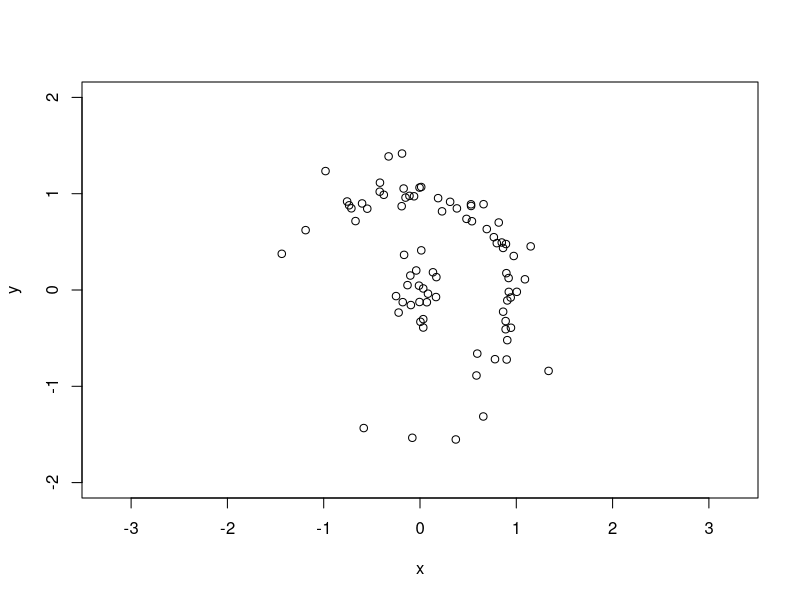
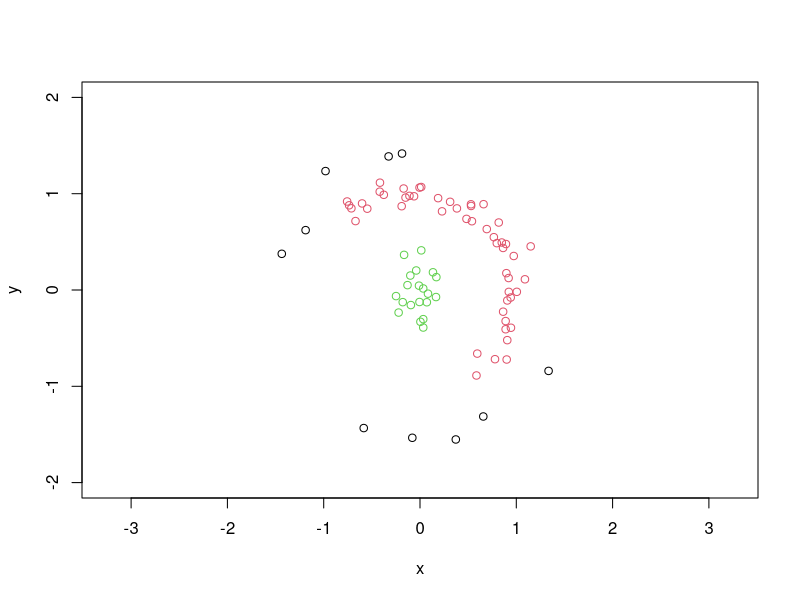
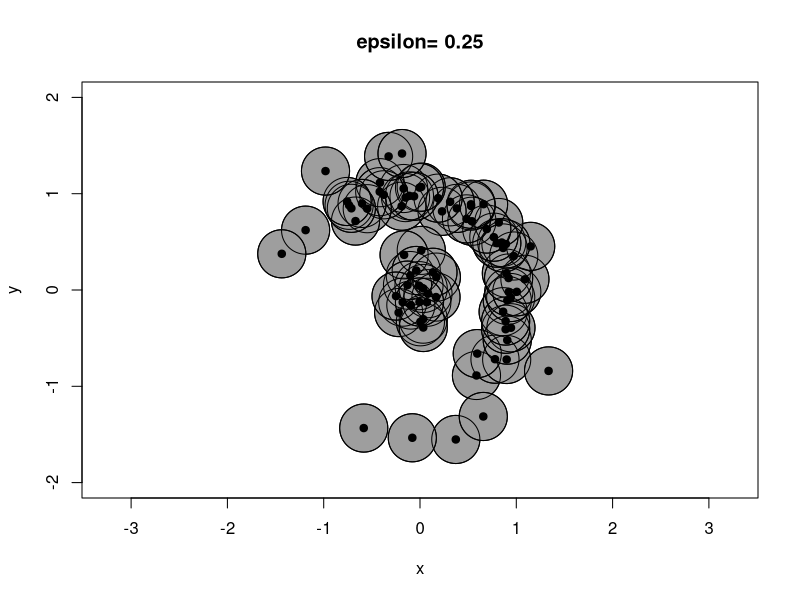
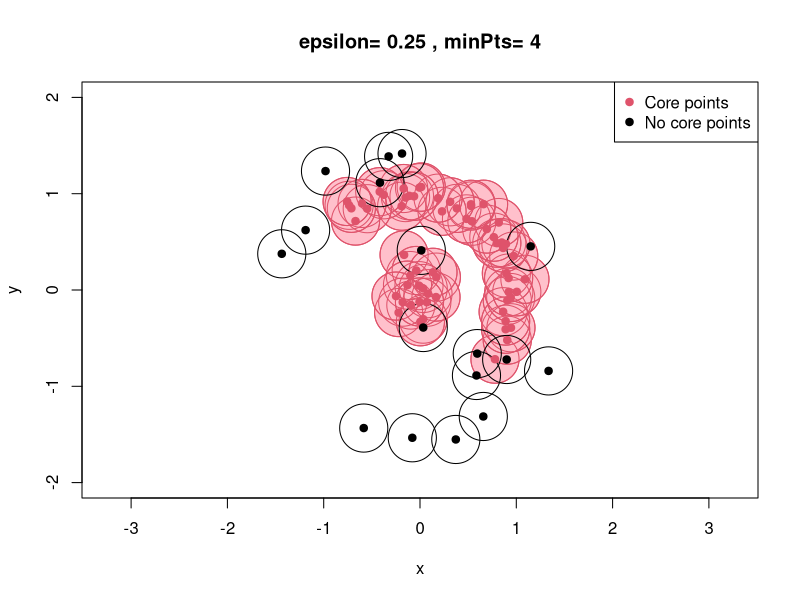
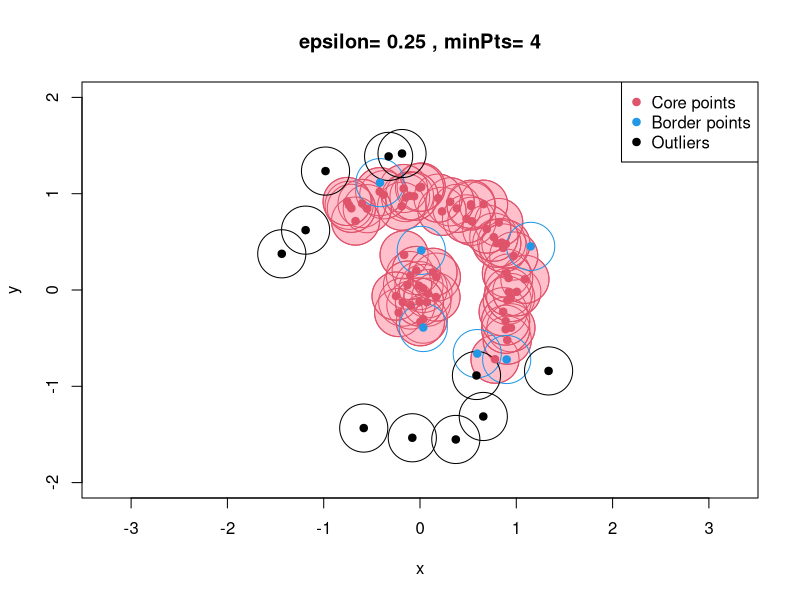
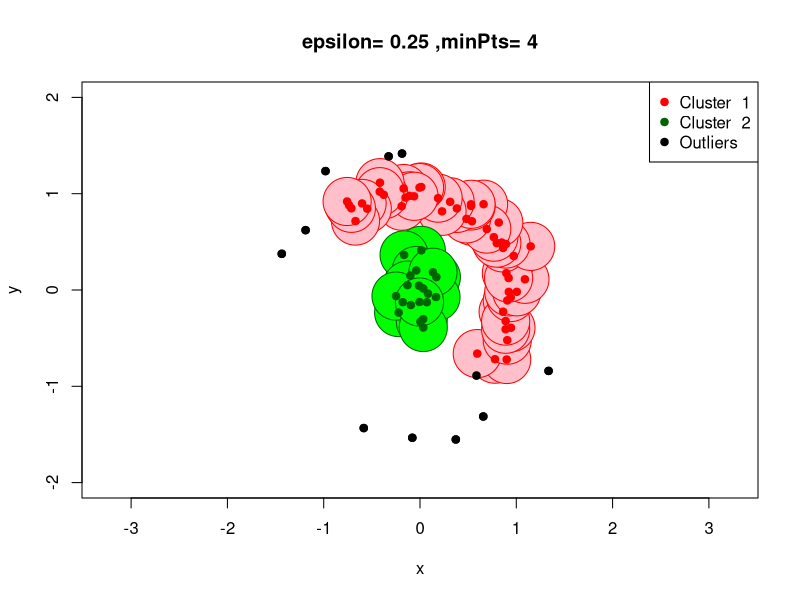
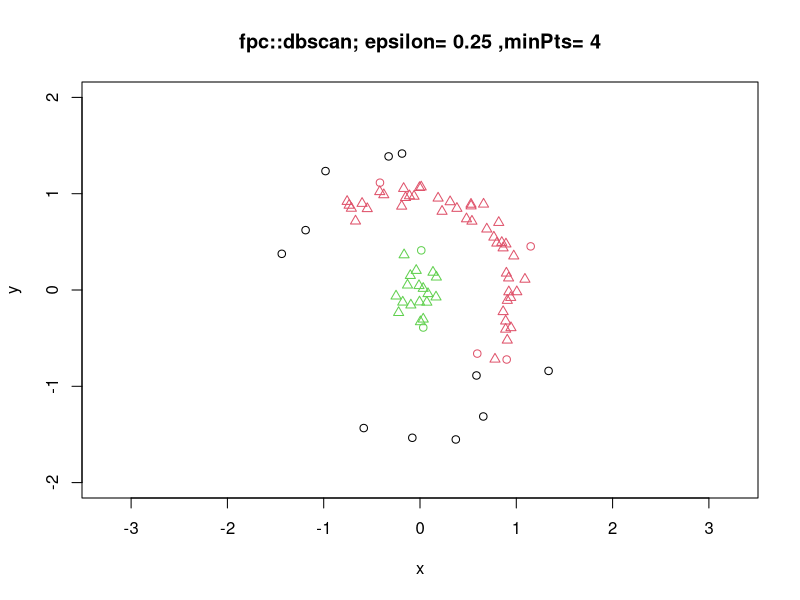
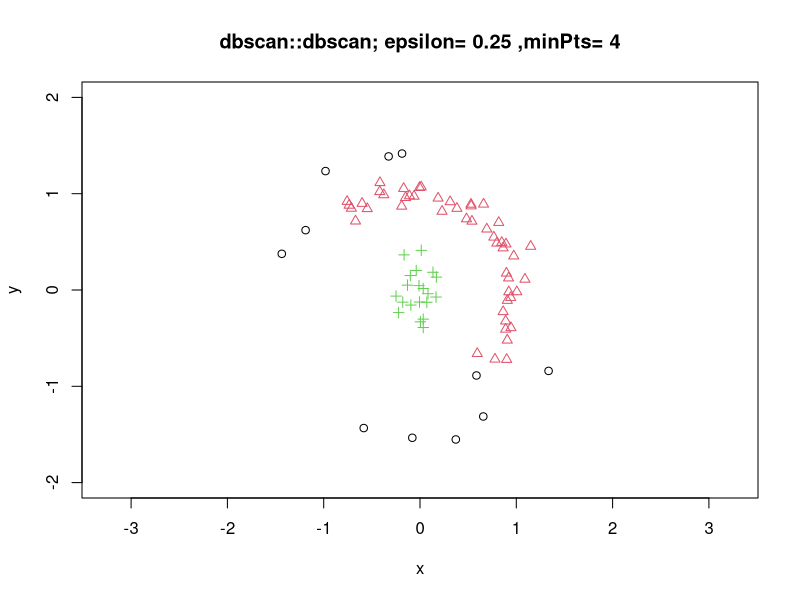

These charts were generated, in order, by the following R code:
## ---- chunk 1
knitr::opts_chunk$set(echo = TRUE)
## ---- chunk 2
save_pdf<-FALSE # TRUE
width_pdf <- 6
height_pdf <- 6
## ---- chunk 3
set.seed(1234)

n1 <- 50
n2 <- 20
nout <- 10

# Cluster 1: 
theta <- seq(-pi/4,3*pi/4,length=n1)
s.eps <- .1
eps <- matrix(s.eps*rnorm(2*n1),ncol=2)
X1 <- cbind(cos(theta),sin(theta))+eps

# Cluster 2:
s2 <- .2
X2 <- matrix(s2*rnorm(2*n2),ncol=2)

# Outliers:
theta.out <- runif(nout,0,2*pi)
s.eps.out <- .2
eps.out <- matrix(s.eps*rnorm(2*nout),ncol=2)
R.out <- 1.5
Xout <- R.out*cbind(cos(theta.out),sin(theta.out))+eps.out

# Final data set:
X <- rbind(X1,X2,Xout)
cl.true <- c(rep(1,n1), rep(2,n2), rep(0,nout))
n<-n1+n2+nout
## ---- chunk 4
if (save_pdf) pdf("data.pdf",width = width_pdf, height = height_pdf)
plot(X, asp=1,xlab="x",ylab="y",xlim=c(-2,2),ylim=c(-2,2))
if (save_pdf) dev.off()
## ---- chunk 5
if (save_pdf) pdf("data_cl.pdf",width = width_pdf, height = height_pdf)
plot(X, col=1+cl.true,asp=1,xlab="x",ylab="y",xlim=c(-2,2),ylim=c(-2,2))
if (save_pdf) dev.off()
## ---- chunk 6
epsilon <- .25
minPts <- floor(n/20)
## ---- chunk 7
if (save_pdf) pdf("eps_neig.pdf",width = width_pdf, height = height_pdf)
symbols(x=X[,1],y=X[,2],circles=rep(epsilon,n), inches=FALSE, fg=1, bg=8, 
        asp=1,xlim=c(-2,2),ylim=c(-2,2),
        main=paste("epsilon=",epsilon),xlab="x",ylab="y")
symbols(x=X[,1],y=X[,2],circles=rep(epsilon,n), inches=FALSE, fg=1, bg=NA,
        add=TRUE)
points(X,pch=19)
if (save_pdf) dev.off()
## ---- chunk 8
if (save_pdf) pdf("core.pdf",width = width_pdf, height = height_pdf)
D <- as.matrix(dist(X))
core.pts <- which( apply(D<=epsilon, 1, sum)>=minPts)
no.core.pts <- (1:n)[-core.pts]
n.core <- length(core.pts)
n.no.core <- n-n.core

symbols(x=X[core.pts,1],y=X[core.pts,2],circles=rep(epsilon,n.core), inches=FALSE, fg=2, bg="pink",
        asp=1,xlim=c(-2,2),ylim=c(-2,2),
        main=paste("epsilon=",epsilon,", minPts=",minPts),xlab="x",ylab="y")
symbols(x=X[core.pts,1],y=X[core.pts,2],circles=rep(epsilon,n.core), inches=FALSE, fg=2, bg=NA,
        add=TRUE)
symbols(x=X[no.core.pts,1],y=X[no.core.pts,2],circles=rep(epsilon,n.no.core), inches=FALSE, 
        fg=1, bg=NA,
        asp=1,xlim=c(-2,2),ylim=c(-2,2),add=TRUE)
points(X[core.pts,],pch=19,col=2)
points(X[no.core.pts,],pch=19,col=1)
legend("topright",c("Core points","No core points"),pch=19,col=c(2,1))
if (save_pdf) dev.off()
## ---- chunk 9
if (save_pdf) pdf("border_outliers.pdf",width = width_pdf, height = height_pdf)
D.nc.c <- D[no.core.pts,core.pts]
border.pts <- no.core.pts[which(apply(D.nc.c,1,min)<=epsilon)]
outliers <- setdiff(no.core.pts,border.pts)
n.border<- length(border.pts)
n.outliers <- n.no.core - n.border

symbols(x=X[core.pts,1],y=X[core.pts,2],circles=rep(epsilon,n.core), inches=FALSE, fg=2, bg="pink",
        asp=1,xlim=c(-2,2),ylim=c(-2,2),
        main=paste("epsilon=",epsilon,", minPts=",minPts),xlab="x",ylab="y")
symbols(x=X[core.pts,1],y=X[core.pts,2],circles=rep(epsilon,n.core), inches=FALSE, fg=2, bg=NA,
        add=TRUE)
symbols(x=X[border.pts,1],y=X[border.pts,2],circles=rep(epsilon,n.border), inches=FALSE, 
        fg=4, bg=NA,add=TRUE)
symbols(x=X[outliers,1],y=X[outliers,2],circles=rep(epsilon,n.outliers), inches=FALSE, 
        fg=1, bg=NA,ylim=c(-2,2),add=TRUE)
points(X[core.pts,],pch=19,col=2)
points(X[border.pts,],pch=19,col=4)
points(X[outliers,],pch=19,col=1)
legend("topright",c("Core points","Border points","Outliers"),pch=19,col=c(2,4,1))
if (save_pdf) dev.off()
## ---- chunk 10
remain.pts <- setdiff(1:n,outliers)
clusters <- list()
cl.found <- numeric(n)
j <- 0
while (length(remain.pts)>0) {
  j <- j+1
  cluster.j <- sample(intersect(remain.pts,core.pts),1)
  remain.pts <- setdiff(remain.pts,cluster.j)
  D.aux <- D[remain.pts,cluster.j]
  eps.reachable <- remain.pts[D.aux<=epsilon]
  while (length(eps.reachable)>0){
    cluster.j <- union(cluster.j,eps.reachable)
    remain.pts <- setdiff(remain.pts,cluster.j)
    if (length(remain.pts)>0){
      D.aux <- matrix(D[remain.pts,cluster.j],ncol=length(cluster.j))
      eps.reachable <- remain.pts[which(apply(D.aux,1,min)<=epsilon)]
    }else{
      eps.reachable <- numeric(0)
    }
  }
  clusters[[j]]<-sort(cluster.j)
  cl.found[clusters[[j]]] <- j
}

table(cl.true, cl.found)
## ---- chunk 11
if (save_pdf) pdf("my_dbscan.pdf",width = width_pdf, height = height_pdf)
fg.col <- c("red","darkgreen","blue")
bg.col <- c("pink","green","lightblue")
plot(X[outliers,],pch=19,col=1,
     asp=1,xlim=c(-2,2),ylim=c(-2,2),
     main=paste("epsilon=",epsilon,",minPts=",minPts),
     xlab="x",ylab="y")
J <- length(clusters)
for (j in (1:J)){
  symbols(x=X[clusters[[j]],1],y=X[clusters[[j]],2],
          circles=rep(epsilon,length(clusters[[j]])), 
          inches=FALSE, fg=fg.col[j], bg=bg.col[j], add=TRUE)
  points(X[clusters[[j]],],pch=19,col=fg.col[j])
}
points(X[outliers,],pch=19,col=1)
legend("topright",c(paste("Cluster ",1:J),"Outliers"),
       pch=19,col=c(fg.col[1:J],1))
if (save_pdf) dev.off()
## ---- chunk 12
if (save_pdf) pdf("fpc_dbscan.pdf",width = width_pdf, height = height_pdf)
library(fpc)
# ?fpc::dbscan
fpc.ds <- fpc::dbscan(X,eps = epsilon, MinPts = minPts, showplot = 0)
plot(fpc.ds,X, main=paste("fpc::dbscan; epsilon=",epsilon,",minPts=",minPts),
     xlab="x",ylab="y",asp=1,xlim=c(-2,2),ylim=c(-2,2))
if (save_pdf) dev.off()
## ---- chunk 13
print(fpc.ds)
table(cl.true, fpc.ds$cluster)
## ---- chunk 14
if (save_pdf) pdf("dbscan_dbscan.pdf",width = width_pdf, height = height_pdf)
library(dbscan)
# ?dbscan::dbscan
dbscan.ds <- dbscan::dbscan(X,eps = epsilon, minPts = minPts)
plot(X, col=dbscan.ds$cluster+1, pch=dbscan.ds$cluster+1, 
     main=paste("dbscan::dbscan; epsilon=",epsilon,",minPts=",minPts),
     xlab="x",ylab="y",asp=1,xlim=c(-2,2),ylim=c(-2,2))
if (save_pdf) dev.off()
## ---- chunk 15
table(cl.true, dbscan.ds$cluster)
